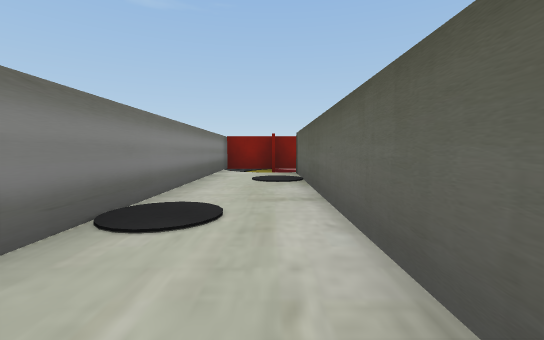
view 1 (above)

12 first-person views from a walk through a Unity game level. The camera is 0.55 m above the floor, tilts 4° down and sees 90° across. The floor is counted in squares, 1 m on a side. Each view is taken from the middle of a square. On the plan, view 1 faces up. The plan holds only what a view shows up to about 9 squares ahead; the rest is blank. The player is left out.

view 2
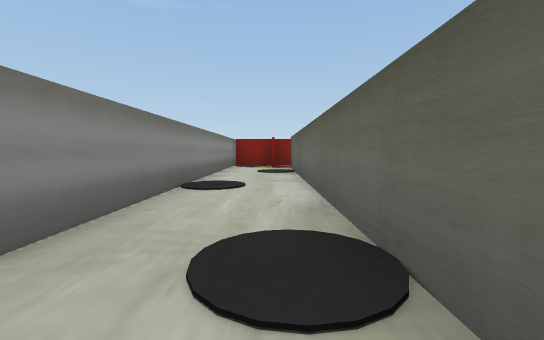

view 3
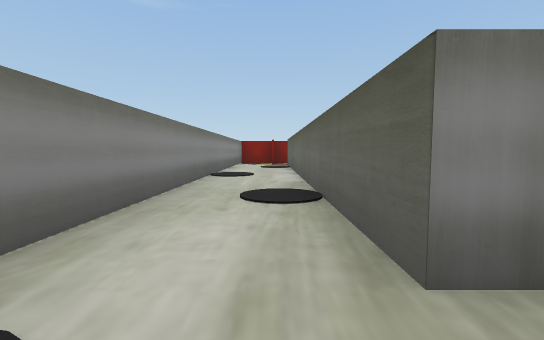

view 4
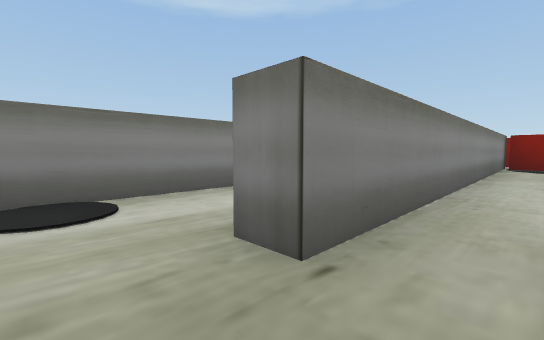

view 5
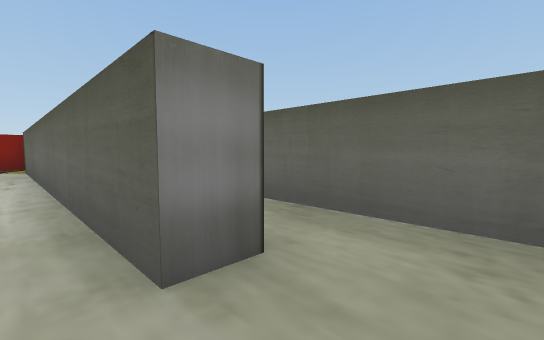

view 6
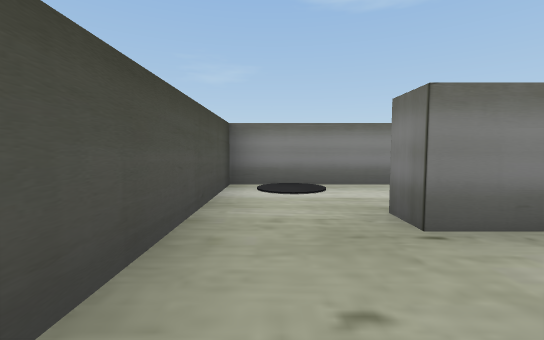

view 7
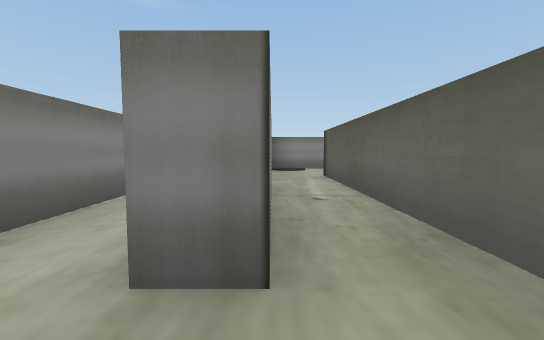

view 8
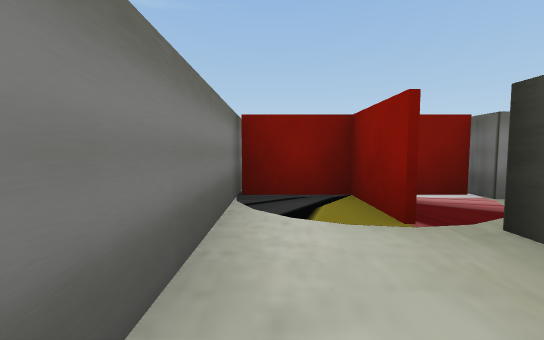

view 9
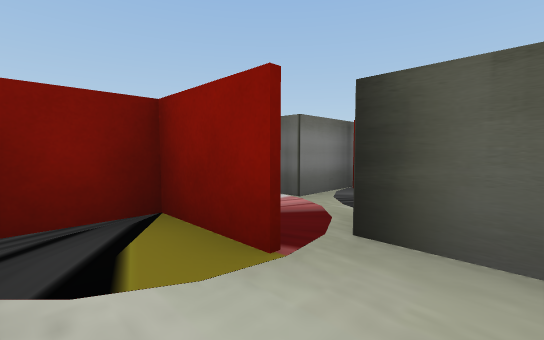

view 10
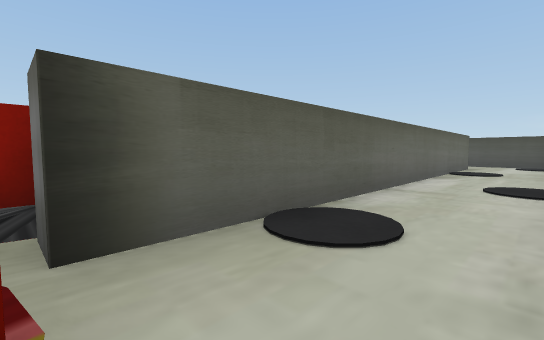

view 11
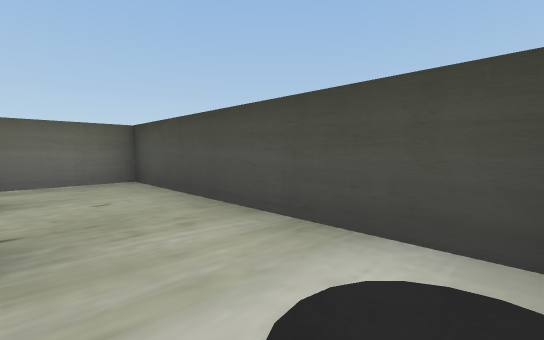

view 12
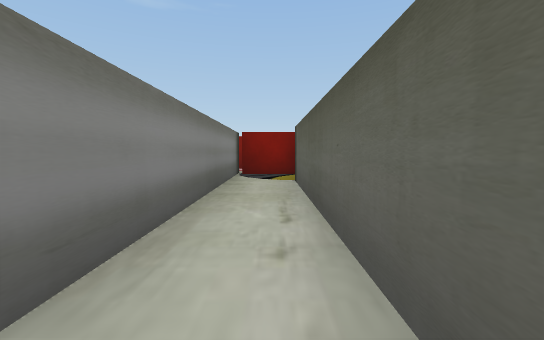

### Floor plan
Points are (right, up) in squares from view 1. A wall is a line through its corners. A room is listed if a view was taken in it or the views show most of it. See-through windows are left out.
Room 1 (views 1, 2, 3, 8, 9, 10, 11)
walls: (1.6, 8.1) (1.6, 8.6); (0.6, -3) (0.6, 6.9) (1.2, 6.9); (-1.4, 8.9) (-1.4, -4.7) (0.5, -4.7)
ways out: opening at (1, -3.5) to room 2
objects: other object (0, 7) to (1, 9)
Room 2 (views 4, 5, 6, 7, 12)
walls: (1.2, 6.9) (1.2, -3) (0.6, -3); (2.9, 8.1) (1.6, 8.1); (3, -3) (2.4, -3) (2.4, 5.1); (0.5, -4.7) (4.2, -4.7) (4.2, -1)
ways out: opening at (1, -3.5) to room 1
objects: other object (2, 6) to (4, 7)

Positions as (right, up) in squares from view 1, and headings:
1: (0, 0), facing up
2: (0, -2), facing up
3: (0, -4), facing up
4: (2, -4), facing up-left
5: (2, -4), facing up-right
6: (3, -4), facing left
7: (3, -4), facing up
8: (-1, 5), facing up
9: (-1, 6), facing up-right
10: (-1, 7), facing down-right
11: (-1, -3), facing down-right
12: (2, 0), facing up
